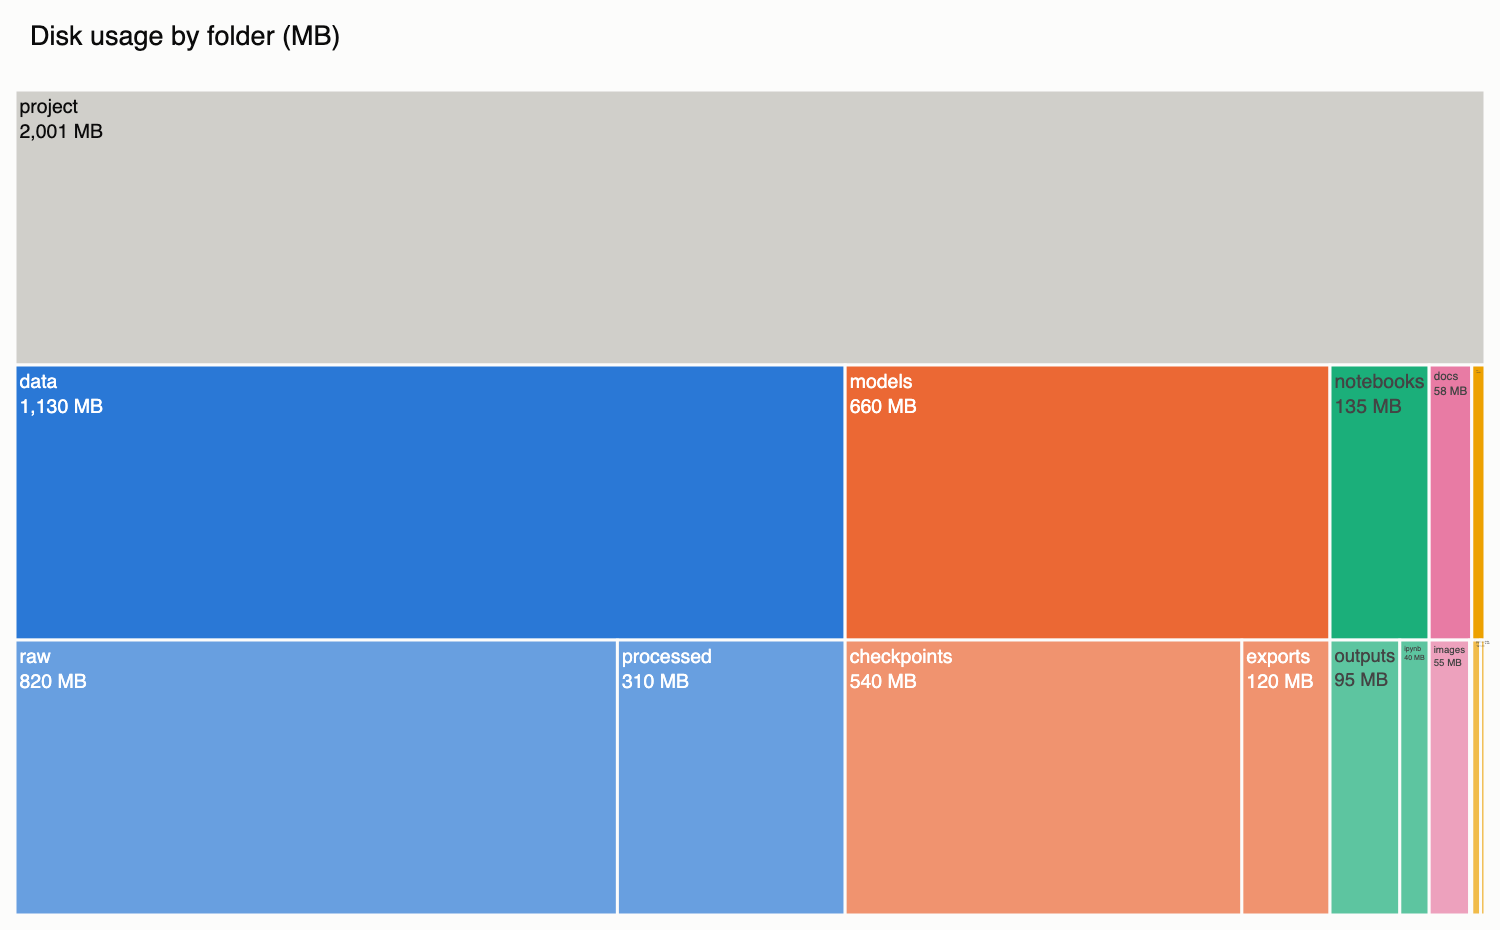

Source code (Python):
"""
Icicle Chart  -  family: Part-to-whole

DESIGN PURPOSE
A rectangular, linear version of the sunburst. Each hierarchy level is a row
(or column), and each child sits directly under its parent with a width
proportional to its value. Straight edges are easier to compare than arcs, and
long labels fit better.

WHEN TO USE
  - Show hierarchical part-to-whole where labels are long
  - Show file-system sizes, cost breakdowns, or org structures
  - Need accurate comparison at every level of a hierarchy

AVOID WHEN
  - The hierarchy has only one level (use a bar or treemap)
  - There are hundreds of leaves (use a treemap)

ALTERNATIVES
  - Sunburst
  - Treemap
  - Flame graph (performance profiling)

EXAMPLE
Disk usage of a project folder by directory and file type (illustrative
sizes).

Run:  python icicle.py
"""
import sys
from pathlib import Path

import numpy as np
import pandas as pd
import plotly.express as px
import plotly.graph_objects as go
import plotly.io as pio

PALETTE = ["#2a78d6", "#eb6834", "#1baf7a", "#eda100",
           "#e87ba4", "#008300", "#6250d6", "#e34948"]
pio.templates["vizlib"] = go.layout.Template(layout=dict(
    colorway=PALETTE, font=dict(family="Helvetica, Arial, sans-serif", size=13, color="#0b0b0b"),
    paper_bgcolor="#fcfcfb", plot_bgcolor="#fcfcfb", title=dict(x=0.02, xanchor="left"),
    xaxis=dict(gridcolor="#e6e5e1", linecolor="#c9c8c3", zeroline=False),
    yaxis=dict(gridcolor="#e6e5e1", linecolor="#c9c8c3", zeroline=False),
))
pio.templates.default = "plotly_white+vizlib"

# --- Example data ------------------------------------------------------------
rows = [
    ("project", "data", "raw", 820), ("project", "data", "processed", 310),
    ("project", "models", "checkpoints", 540), ("project", "models", "exports", 120),
    ("project", "notebooks", "outputs", 95), ("project", "notebooks", "ipynb", 40),
    ("project", "src", "python", 12), ("project", "src", "tests", 6),
    ("project", "docs", "images", 55), ("project", "docs", "markdown", 3),
]
df = pd.DataFrame(rows, columns=["root", "folder", "sub", "size_mb"])
df.head()

# --- Plot --------------------------------------------------------------------
fig = px.icicle(df, path=[px.Constant("project"), "folder", "sub"], values="size_mb", color="folder",
                color_discrete_map={"(?)": "#d0cfca",  # the root has no single folder: neutral gray
                                    **dict(zip(df["folder"].unique(), PALETTE))},
                title="Disk usage by folder (MB)")
fig.update_traces(tiling=dict(orientation="v"), texttemplate="%{label}<br>%{value:,} MB",
                  marker=dict(line=dict(color="#fcfcfb", width=2)))
fig.update_layout(width=850, height=500, margin=dict(t=60, l=10, r=10, b=10))

# --- Save / show -------------------------------------------------------------
out = Path(__file__).with_name(Path(__file__).stem + ".html")
fig.write_html(out, include_plotlyjs="cdn", div_id="icicle")
try:  # static preview; needs kaleido + a local Chrome
    fig.write_image(out.with_suffix(".png"), width=1000, height=620, scale=1.5)
except Exception:
    pass
print(f"saved {out}")
if "--no-show" not in sys.argv:
    fig.show()
